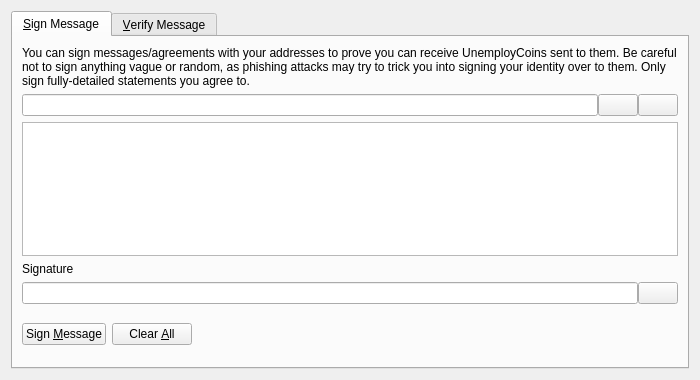
<?xml version="1.0" encoding="UTF-8"?>
<ui version="4.0">
 <class>SignVerifyMessageDialog</class>
 <widget class="QDialog" name="SignVerifyMessageDialog">
  <property name="geometry">
   <rect>
    <x>0</x>
    <y>0</y>
    <width>700</width>
    <height>380</height>
   </rect>
  </property>
  <property name="windowTitle">
   <string>Signatures - Sign / Verify a Message</string>
  </property>
  <property name="modal">
   <bool>true</bool>
  </property>
  <layout class="QVBoxLayout" name="verticalLayout">
   <item>
    <widget class="QTabWidget" name="tabWidget">
     <property name="currentIndex">
      <number>0</number>
     </property>
     <widget class="QWidget" name="tabSignMessage">
      <attribute name="title">
       <string>&amp;Sign Message</string>
      </attribute>
      <layout class="QVBoxLayout" name="verticalLayout_SM">
       <item>
        <widget class="QLabel" name="infoLabel_SM">
         <property name="text">
          <string>You can sign messages/agreements with your addresses to prove you can receive UnemployCoins sent to them. Be careful not to sign anything vague or random, as phishing attacks may try to trick you into signing your identity over to them. Only sign fully-detailed statements you agree to.</string>
         </property>
         <property name="textFormat">
          <enum>Qt::PlainText</enum>
         </property>
         <property name="wordWrap">
          <bool>true</bool>
         </property>
        </widget>
       </item>
       <item>
        <layout class="QHBoxLayout" name="horizontalLayout_1_SM">
         <property name="spacing">
          <number>0</number>
         </property>
         <item>
          <widget class="QValidatedLineEdit" name="addressIn_SM">
           <property name="toolTip">
            <string>The UnemployCoin address to sign the message with</string>
           </property>
          </widget>
         </item>
         <item>
          <widget class="QPushButton" name="addressBookButton_SM">
           <property name="toolTip">
            <string>Choose previously used address</string>
           </property>
           <property name="text">
            <string/>
           </property>
           <property name="icon">
            <iconset resource="../unemploycoin.qrc">
             <normaloff>:/icons/address-book</normaloff>:/icons/address-book</iconset>
           </property>
           <property name="shortcut">
            <string>Alt+A</string>
           </property>
           <property name="autoDefault">
            <bool>false</bool>
           </property>
          </widget>
         </item>
         <item>
          <widget class="QPushButton" name="pasteButton_SM">
           <property name="toolTip">
            <string>Paste address from clipboard</string>
           </property>
           <property name="text">
            <string/>
           </property>
           <property name="icon">
            <iconset resource="../unemploycoin.qrc">
             <normaloff>:/icons/editpaste</normaloff>:/icons/editpaste</iconset>
           </property>
           <property name="shortcut">
            <string>Alt+P</string>
           </property>
           <property name="autoDefault">
            <bool>false</bool>
           </property>
          </widget>
         </item>
        </layout>
       </item>
       <item>
        <widget class="QPlainTextEdit" name="messageIn_SM">
         <property name="toolTip">
          <string>Enter the message you want to sign here</string>
         </property>
        </widget>
       </item>
       <item>
        <widget class="QLabel" name="signatureLabel_SM">
         <property name="text">
          <string>Signature</string>
         </property>
         <property name="textFormat">
          <enum>Qt::PlainText</enum>
         </property>
        </widget>
       </item>
       <item>
        <layout class="QHBoxLayout" name="horizontalLayout_2_SM">
         <property name="spacing">
          <number>0</number>
         </property>
         <item>
          <widget class="QLineEdit" name="signatureOut_SM">
           <property name="font">
            <font>
             <italic>true</italic>
            </font>
           </property>
           <property name="readOnly">
            <bool>true</bool>
           </property>
          </widget>
         </item>
         <item>
          <widget class="QPushButton" name="copySignatureButton_SM">
           <property name="toolTip">
            <string>Copy the current signature to the system clipboard</string>
           </property>
           <property name="text">
            <string/>
           </property>
           <property name="icon">
            <iconset resource="../unemploycoin.qrc">
             <normaloff>:/icons/editcopy</normaloff>:/icons/editcopy</iconset>
           </property>
           <property name="autoDefault">
            <bool>false</bool>
           </property>
          </widget>
         </item>
        </layout>
       </item>
       <item>
        <layout class="QHBoxLayout" name="horizontalLayout_3_SM">
         <item>
          <widget class="QPushButton" name="signMessageButton_SM">
           <property name="toolTip">
            <string>Sign the message to prove you own this UnemployCoin address</string>
           </property>
           <property name="text">
            <string>Sign &amp;Message</string>
           </property>
           <property name="icon">
            <iconset resource="../unemploycoin.qrc">
             <normaloff>:/icons/edit</normaloff>:/icons/edit</iconset>
           </property>
           <property name="autoDefault">
            <bool>false</bool>
           </property>
          </widget>
         </item>
         <item>
          <widget class="QPushButton" name="clearButton_SM">
           <property name="toolTip">
            <string>Reset all sign message fields</string>
           </property>
           <property name="text">
            <string>Clear &amp;All</string>
           </property>
           <property name="icon">
            <iconset resource="../unemploycoin.qrc">
             <normaloff>:/icons/remove</normaloff>:/icons/remove</iconset>
           </property>
           <property name="autoDefault">
            <bool>false</bool>
           </property>
          </widget>
         </item>
         <item>
          <spacer name="horizontalSpacer_1_SM">
           <property name="orientation">
            <enum>Qt::Horizontal</enum>
           </property>
           <property name="sizeHint" stdset="0">
            <size>
             <width>40</width>
             <height>48</height>
            </size>
           </property>
          </spacer>
         </item>
         <item>
          <widget class="QLabel" name="statusLabel_SM">
           <property name="font">
            <font>
             <weight>75</weight>
             <bold>true</bold>
            </font>
           </property>
           <property name="text">
            <string/>
           </property>
           <property name="wordWrap">
            <bool>true</bool>
           </property>
          </widget>
         </item>
         <item>
          <spacer name="horizontalSpacer_2_SM">
           <property name="orientation">
            <enum>Qt::Horizontal</enum>
           </property>
           <property name="sizeHint" stdset="0">
            <size>
             <width>40</width>
             <height>48</height>
            </size>
           </property>
          </spacer>
         </item>
        </layout>
       </item>
      </layout>
     </widget>
     <widget class="QWidget" name="tabVerifyMessage">
      <attribute name="title">
       <string>&amp;Verify Message</string>
      </attribute>
      <layout class="QVBoxLayout" name="verticalLayout_VM">
       <item>
        <widget class="QLabel" name="infoLabel_VM">
         <property name="text">
          <string>Enter the receiver's address, message (ensure you copy line breaks, spaces, tabs, etc. exactly) and signature below to verify the message. Be careful not to read more into the signature than what is in the signed message itself, to avoid being tricked by a man-in-the-middle attack. Note that this only proves the signing party receives with the address, it cannot prove sendership of any transaction!</string>
         </property>
         <property name="textFormat">
          <enum>Qt::PlainText</enum>
         </property>
         <property name="alignment">
          <set>Qt::AlignLeading|Qt::AlignLeft|Qt::AlignTop</set>
         </property>
         <property name="wordWrap">
          <bool>true</bool>
         </property>
        </widget>
       </item>
       <item>
        <layout class="QHBoxLayout" name="horizontalLayout_1_VM">
         <property name="spacing">
          <number>0</number>
         </property>
         <item>
          <widget class="QValidatedLineEdit" name="addressIn_VM">
           <property name="toolTip">
            <string>The UnemployCoin address the message was signed with</string>
           </property>
          </widget>
         </item>
         <item>
          <widget class="QPushButton" name="addressBookButton_VM">
           <property name="toolTip">
            <string>Choose previously used address</string>
           </property>
           <property name="text">
            <string/>
           </property>
           <property name="icon">
            <iconset resource="../unemploycoin.qrc">
             <normaloff>:/icons/address-book</normaloff>:/icons/address-book</iconset>
           </property>
           <property name="shortcut">
            <string>Alt+A</string>
           </property>
           <property name="autoDefault">
            <bool>false</bool>
           </property>
          </widget>
         </item>
        </layout>
       </item>
       <item>
        <widget class="QPlainTextEdit" name="messageIn_VM"/>
       </item>
       <item>
        <widget class="QValidatedLineEdit" name="signatureIn_VM"/>
       </item>
       <item>
        <layout class="QHBoxLayout" name="horizontalLayout_2_VM">
         <item>
          <widget class="QPushButton" name="verifyMessageButton_VM">
           <property name="toolTip">
            <string>Verify the message to ensure it was signed with the specified UnemployCoin address</string>
           </property>
           <property name="text">
            <string>Verify &amp;Message</string>
           </property>
           <property name="icon">
            <iconset resource="../unemploycoin.qrc">
             <normaloff>:/icons/transaction_0</normaloff>:/icons/transaction_0</iconset>
           </property>
           <property name="autoDefault">
            <bool>false</bool>
           </property>
          </widget>
         </item>
         <item>
          <widget class="QPushButton" name="clearButton_VM">
           <property name="toolTip">
            <string>Reset all verify message fields</string>
           </property>
           <property name="text">
            <string>Clear &amp;All</string>
           </property>
           <property name="icon">
            <iconset resource="../unemploycoin.qrc">
             <normaloff>:/icons/remove</normaloff>:/icons/remove</iconset>
           </property>
           <property name="autoDefault">
            <bool>false</bool>
           </property>
          </widget>
         </item>
         <item>
          <spacer name="horizontalSpacer_1_VM">
           <property name="orientation">
            <enum>Qt::Horizontal</enum>
           </property>
           <property name="sizeHint" stdset="0">
            <size>
             <width>40</width>
             <height>48</height>
            </size>
           </property>
          </spacer>
         </item>
         <item>
          <widget class="QLabel" name="statusLabel_VM">
           <property name="font">
            <font>
             <weight>75</weight>
             <bold>true</bold>
            </font>
           </property>
           <property name="text">
            <string/>
           </property>
           <property name="wordWrap">
            <bool>true</bool>
           </property>
          </widget>
         </item>
         <item>
          <spacer name="horizontalSpacer_2_VM">
           <property name="orientation">
            <enum>Qt::Horizontal</enum>
           </property>
           <property name="sizeHint" stdset="0">
            <size>
             <width>40</width>
             <height>48</height>
            </size>
           </property>
          </spacer>
         </item>
        </layout>
       </item>
      </layout>
     </widget>
    </widget>
   </item>
  </layout>
 </widget>
 <customwidgets>
  <customwidget>
   <class>QValidatedLineEdit</class>
   <extends>QLineEdit</extends>
   <header>qvalidatedlineedit.h</header>
  </customwidget>
 </customwidgets>
 <resources>
  <include location="../unemploycoin.qrc"/>
 </resources>
 <connections/>
</ui>
